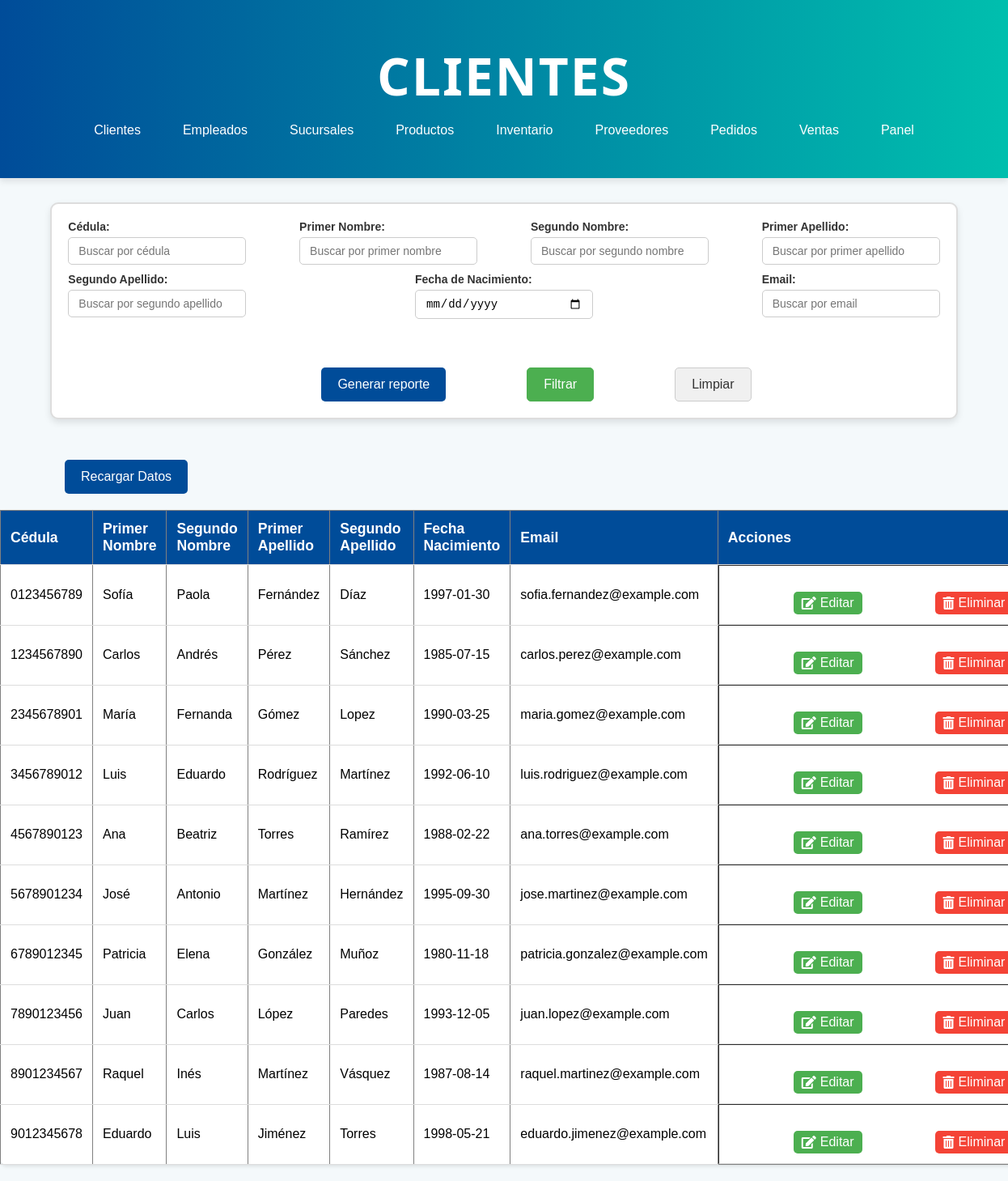
Page /cliente.php on the earlier database version.
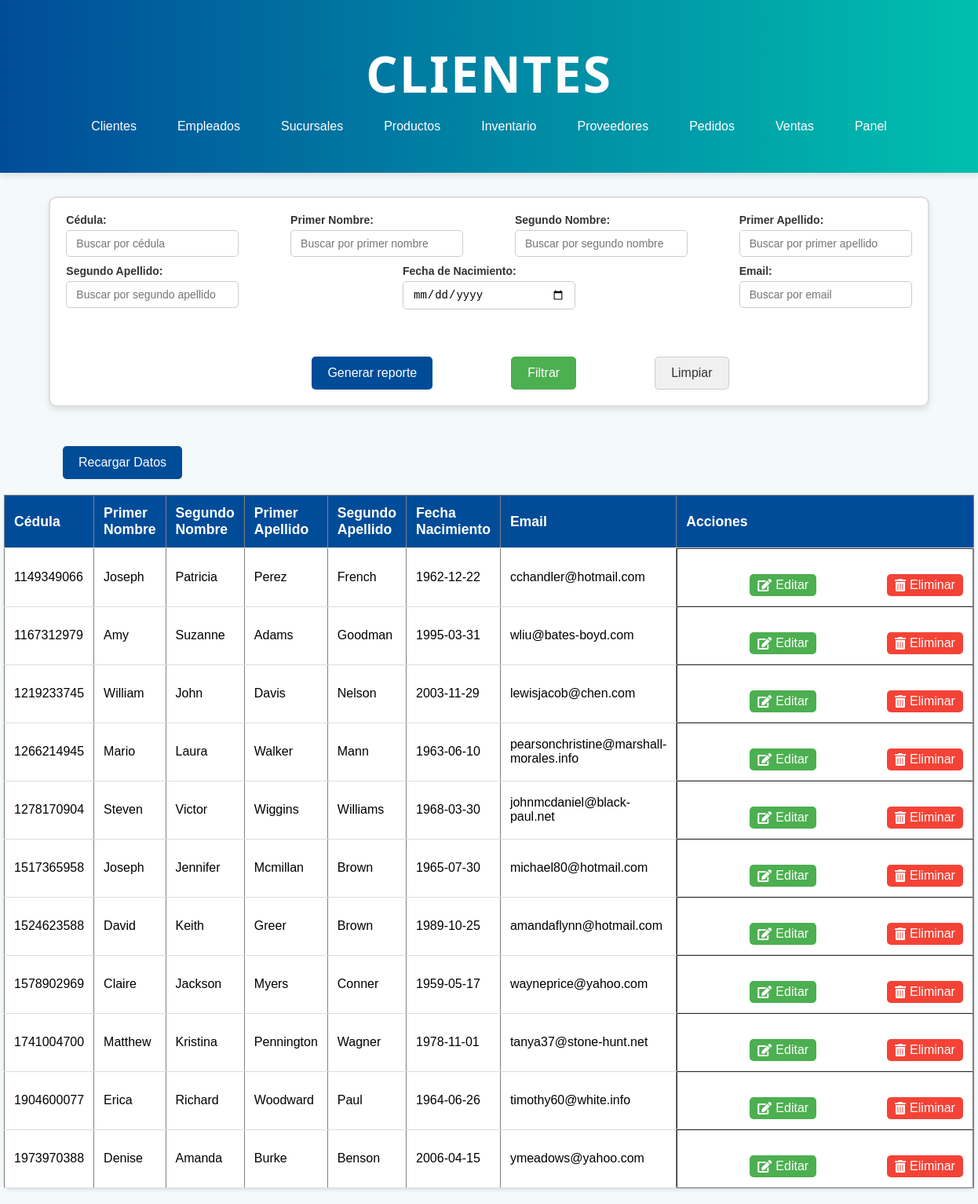
Same page on the later database version.
### tables this page shows
CREATE TABLE `cliente` (
  `cedula` varchar(20) NOT NULL,
  `primernombre` varchar(100) NOT NULL,
  `segundonombre` varchar(100) DEFAULT NULL,
  `primerApellido` varchar(100) NOT NULL,
  `segundoApellido` varchar(100) DEFAULT NULL,
  `fechaNacimiento` date DEFAULT NULL,
  `direccion` varchar(255) DEFAULT NULL,
  `email` varchar(100) DEFAULT NULL,
  `contrasena` varchar(100) DEFAULT NULL
);

### cliente.php (the view, shortened to what the changed rows need)
<?php
include('conexion.php');
$sql = "SELECT cedula, primernombre, segundonombre, primerapellido, segundoapellido, fechanacimiento, email FROM cliente WHERE 1=1";
$result = $conn->query($sql);
if ($result->num_rows > 0) {
    $clientes = [];
    while($row = $result->fetch_assoc()) {
        $clientes[] = $row;
    }
} else {
    $clientes = [];
}
?>
<!DOCTYPE html>
<html lang="es">
<head>
    <link rel="stylesheet" href="css/stylesListas.css">
    <link rel="stylesheet" href="https://cdnjs.cloudflare.com/ajax/libs/font-awesome/5.15.4/css/all.min.css">
</head>
<body>
    <header>
        <h1>Clientes</h1>
    </header>
    <table border="1">
        <thead>
            <tr>
                <th>Cédula</th>
                <th>Primer Nombre</th>
                <th>Segundo Nombre</th>
                <th>Primer Apellido</th>
                <th>Segundo Apellido</th>
                <th>Fecha Nacimiento</th>
                <th>Email</th>
                <th>Acciones</th>
            </tr>
        </thead>
        <tbody id="datosCliente">
            <?php
            if (count($clientes) > 0) {
                foreach ($clientes as $cliente) {
                    echo "<tr>";
                    echo "<td>" . $cliente['cedula'] . "</td>";
                    echo "<td>" . $cliente['primernombre'] . "</td>";
                    echo "<td>" . $cliente['segundonombre'] . "</td>";
                    echo "<td>" . $cliente['primerapellido'] . "</td>";
                    echo "<td>" . $cliente['segundoapellido'] . "</td>";
                    echo "<td>" . $cliente['fechanacimiento'] . "</td>";
                    echo "<td>" . $cliente['email'] . "</td>";
                    echo "<td class='acciones'>
                            <button class='editar' onclick='editarCliente(\"" . $cliente['cedula'] . "\")'>
                                <i class='fas fa-edit'></i> Editar
                            </button>
                            <button class='eliminar' onclick='eliminarCliente(\"" . $cliente['cedula'] . "\")'>
                                <i class='fas fa-trash-alt'></i> Eliminar
                            </button>
                          </td>";
                    echo "</tr>";
                }
            } else {
                echo "<tr><td colspan='8'>No se encontraron clientes.</td></tr>";
            }
            ?>
        </tbody>
    </table>
</body>
</html>

Differences in the rows shown:
removed cliente: cedula "0123456789", primernombre "Sofía", segundonombre "Paola", primerApellido "Fernández", segundoApellido "Díaz", fechaNacimiento "1997-01-30", email "sofia.fernandez@example.com"
removed cliente: cedula "1234567890", primernombre "Carlos", segundonombre "Andrés", primerApellido "Pérez", segundoApellido "Sánchez", fechaNacimiento "1985-07-15", email "carlos.perez@example.com"
removed cliente: cedula "2345678901", primernombre "María", segundonombre "Fernanda", primerApellido "Gómez", segundoApellido "Lopez", fechaNacimiento "1990-03-25", email "maria.gomez@example.com"
removed cliente: cedula "3456789012", primernombre "Luis", segundonombre "Eduardo", primerApellido "Rodríguez", segundoApellido "Martínez", fechaNacimiento "1992-06-10", email "luis.rodriguez@example.com"
removed cliente: cedula "4567890123", primernombre "Ana", segundonombre "Beatriz", primerApellido "Torres", segundoApellido "Ramírez", fechaNacimiento "1988-02-22", email "ana.torres@example.com"
removed cliente: cedula "5678901234", primernombre "José", segundonombre "Antonio", primerApellido "Martínez", segundoApellido "Hernández", fechaNacimiento "1995-09-30", email "jose.martinez@example.com"
removed cliente: cedula "6789012345", primernombre "Patricia", segundonombre "Elena", primerApellido "González", segundoApellido "Muñoz", fechaNacimiento "1980-11-18", email "patricia.gonzalez@example.com"
removed cliente: cedula "7890123456", primernombre "Juan", segundonombre "Carlos", primerApellido "López", segundoApellido "Paredes", fechaNacimiento "1993-12-05", email "juan.lopez@example.com"
removed cliente: cedula "8901234567", primernombre "Raquel", segundonombre "Inés", primerApellido "Martínez", segundoApellido "Vásquez", fechaNacimiento "1987-08-14", email "raquel.martinez@example.com"
removed cliente: cedula "9012345678", primernombre "Eduardo", segundonombre "Luis", primerApellido "Jiménez", segundoApellido "Torres", fechaNacimiento "1998-05-21", email "eduardo.jimenez@example.com"
added cliente: cedula "1149349066", primernombre "Joseph", segundonombre "Patricia", primerApellido "Perez", segundoApellido "French", fechaNacimiento "1962-12-22", email "cchandler@hotmail.com"
added cliente: cedula "1167312979", primernombre "Amy", segundonombre "Suzanne", primerApellido "Adams", segundoApellido "Goodman", fechaNacimiento "1995-03-31", email "wliu@bates-boyd.com"
added cliente: cedula "1219233745", primernombre "William", segundonombre "John", primerApellido "Davis", segundoApellido "Nelson", fechaNacimiento "2003-11-29", email "lewisjacob@chen.com"
added cliente: cedula "1266214945", primernombre "Mario", segundonombre "Laura", primerApellido "Walker", segundoApellido "Mann", fechaNacimiento "1963-06-10", email "pearsonchristine@marshall-morales.info"
added cliente: cedula "1278170904", primernombre "Steven", segundonombre "Victor", primerApellido "Wiggins", segundoApellido "Williams", fechaNacimiento "1968-03-30", email "johnmcdaniel@black-paul.net"
added cliente: cedula "1517365958", primernombre "Joseph", segundonombre "Jennifer", primerApellido "Mcmillan", segundoApellido "Brown", fechaNacimiento "1965-07-30", email "michael80@hotmail.com"
added cliente: cedula "1524623588", primernombre "David", segundonombre "Keith", primerApellido "Greer", segundoApellido "Brown", fechaNacimiento "1989-10-25", email "amandaflynn@hotmail.com"
added cliente: cedula "1578902969", primernombre "Claire", segundonombre "Jackson", primerApellido "Myers", segundoApellido "Conner", fechaNacimiento "1959-05-17", email "wayneprice@yahoo.com"
added cliente: cedula "1741004700", primernombre "Matthew", segundonombre "Kristina", primerApellido "Pennington", segundoApellido "Wagner", fechaNacimiento "1978-11-01", email "tanya37@stone-hunt.net"
added cliente: cedula "1904600077", primernombre "Erica", segundonombre "Richard", primerApellido "Woodward", segundoApellido "Paul", fechaNacimiento "1964-06-26", email "timothy60@white.info"
added cliente: cedula "1973970388", primernombre "Denise", segundonombre "Amanda", primerApellido "Burke", segundoApellido "Benson", fechaNacimiento "2006-04-15", email "ymeadows@yahoo.com"
